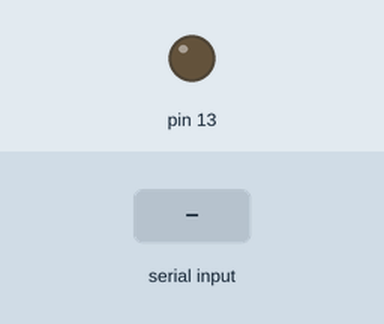
The sketch below on a simulated Arduino Uno, built with avr-gcc and run on an emulated ATmega328P. Shown: output pins drawn as LEDs (lit = HIGH). The inputs (shaded band) are chosen by the test bench.

Above: at 1.2 s.
1.3 s: "30,150\n" received over Serial
At 3.5 s:
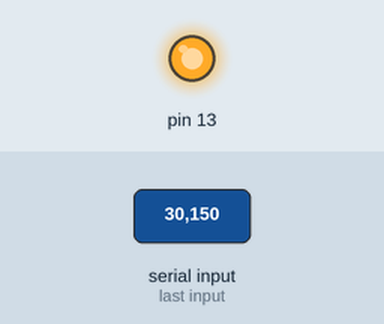
3.8 s: "90,45\n" received over Serial
At 5.4 s:
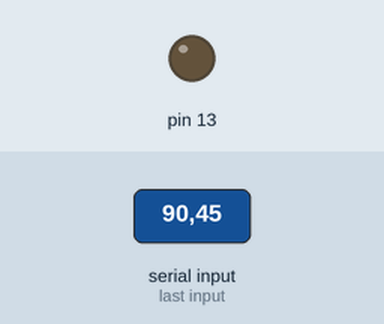
6.3 s: "5\n" received over Serial
At 8.3 s:
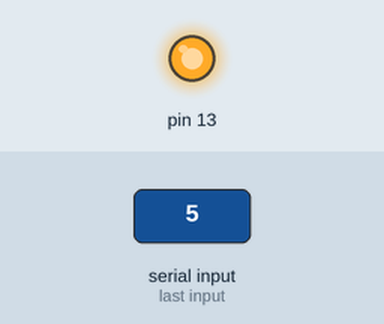
Timing chart, 0 to 9.8 s (numbered marks = the images above; inputs shaded):
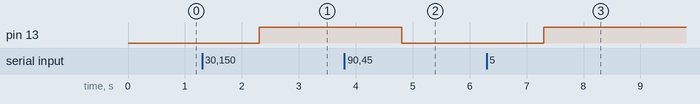

The sketch:

experiment_4.3.ino
```cpp
void setup()
{
  pinMode(13, OUTPUT);
  Serial.begin(9600);
}

void loop()
{
  if (Serial.available() > 0)
  {
    String num = Serial.readString();
    int x = num.toInt(); // toInt method is used to convert input string to int

    if (0 <= x && x <= 100) {
      if (x <= 50)
      {
        digitalWrite(13, HIGH);
      }
      else
      {
        digitalWrite(13, LOW);
      }
    }
  }
}
```

Measured:
- after the input at 1.3 s, pin 13: LOW → HIGH after 1.0 s
- after the input at 3.8 s, pin 13: HIGH → LOW after 1.0 s
- after the input at 6.3 s, pin 13: LOW → HIGH after 1.0 s
